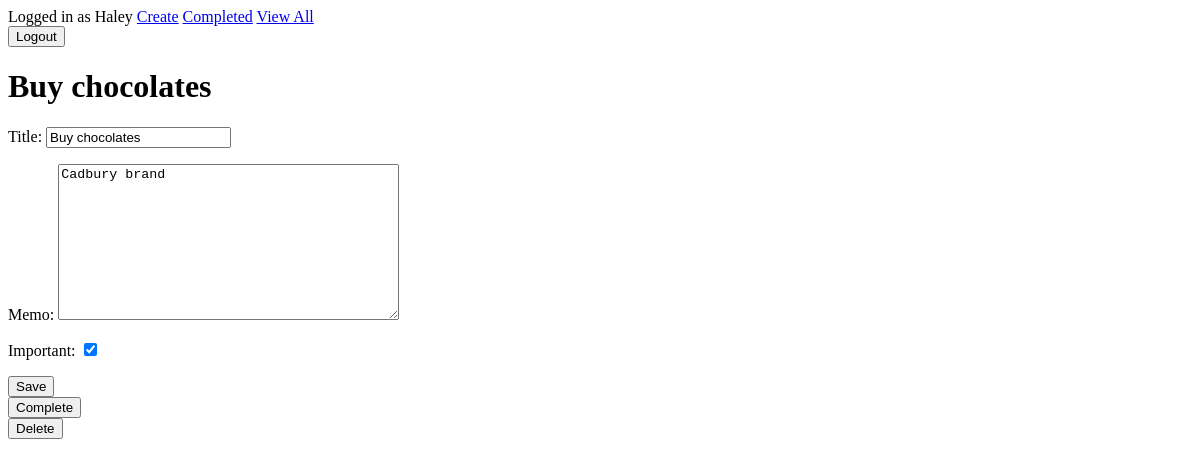
Page /todo/3 (signed in) on the earlier database version.
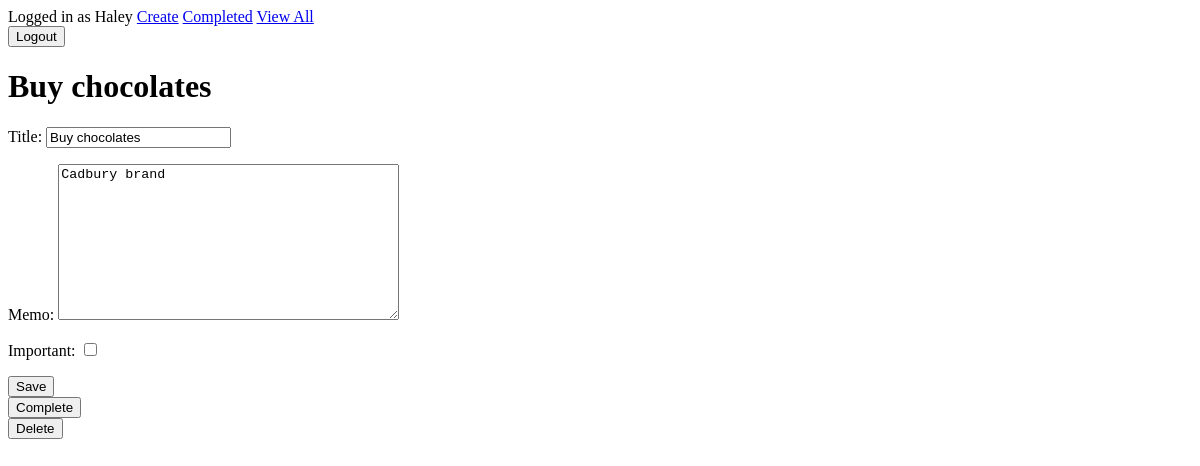
Same page on the later database version.
### todo/models.py (models this page shows, shortened)
class Todo(models.Model):
    title = models.CharField(max_length=100)
    memo = models.TextField(blank=True)  # blank=True - not compulsory
    created = models.DateTimeField(auto_now_add=True)  # Instantly specified created value at time
    datecompleted = models.DateTimeField(null=True, blank=True)  # After clicking complete
    important = models.BooleanField(default=False)  # Mark important
    user = models.ForeignKey(User, on_delete=models.CASCADE)

### todo/views.py (the view, shortened to what this page needs)
# urls.py: path('todo/<int:todo_pk>', views.view, name='view'),
@login_required()
def view(request, todo_pk):
    todo = get_object_or_404(Todo, pk=todo_pk, user=request.user)
    if request.method == 'GET':
        form = TodoForm(instance=todo)
        return render(request, 'todo/view.html',
                      {'todo': todo,
                       'form': form})

### todo/forms.py
class TodoForm(ModelForm):  # Inherit from ModelForm
    class Meta:
        model = Todo  # from models.py
        fields = ['title', 'memo', 'important']  # we want the title, memo, and important in the to-do creation

### todo/templates/todo/view.html (shortened to what this page needs)
{% extends 'todo/base.html' %}
{% block content %}
<!DOCTYPE html>
<html lang="en">
<head>
</head>
<body>
    <h1>{{ todo.title }}</h1>
    <form method="POST">
        {{ form.as_p }}
        <button type="submit">Save</button>
    </form>
    <form method="POST" action="{% url 'complete' todo.id %}">
        <button type="submit">Complete</button>
    </form>
    <form method="POST" action="{% url 'delete' todo.id %}">
        <button type="submit">Delete</button>
    </form>
</body>
</html>
{% endblock %}

Differences in the rows shown:
changed Todo "Buy chocolates": important "☑" → "☐"
